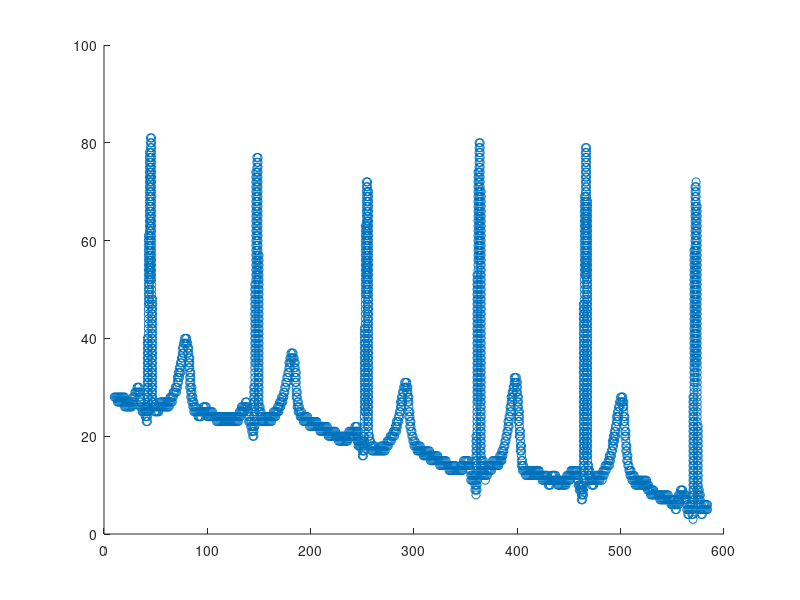
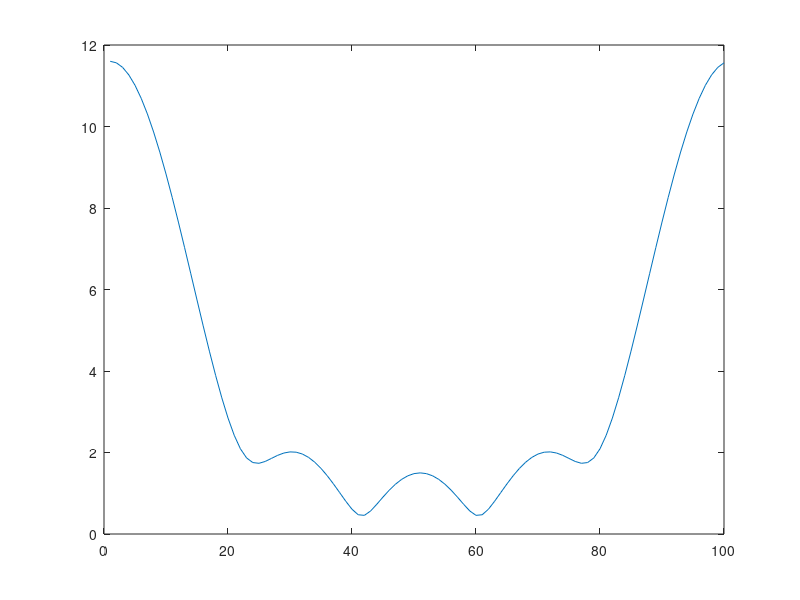
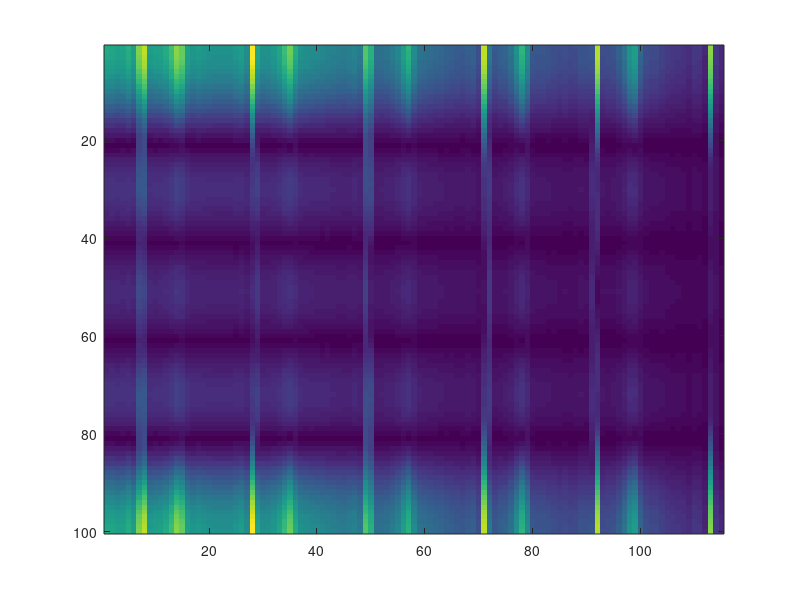
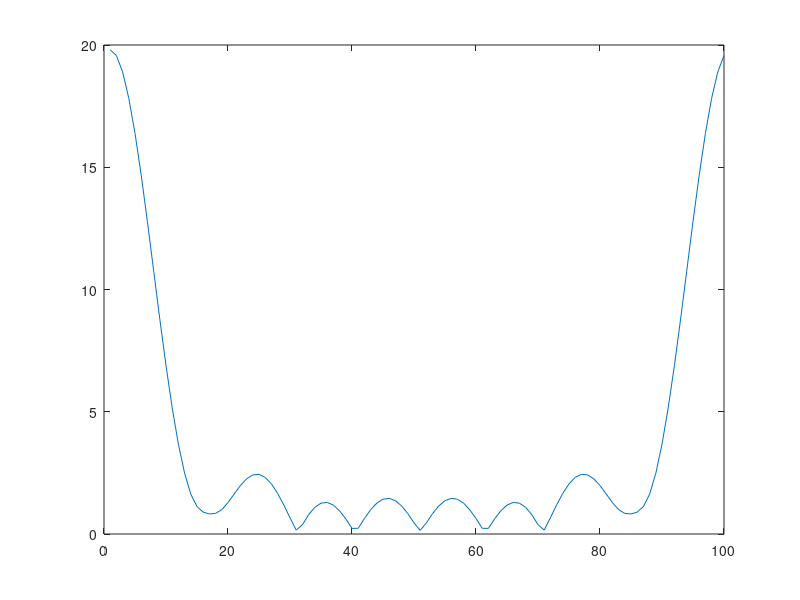

These figures' MATLAB source, in order:
clear all
a = load('ecg_cords.txt');

sortrows(a,1)
[y,i] = unique(a(:,1));
figure
scatter(a(:,1),a(:,2))
j=1;
for i=min(a(:,1)):max(a(:,1))
    b(j,1)=i;
    b(j,2) = mean(a(find(a(:,1)==i),2));
    j++;
endfor

b(:,1)= b(:,1)/100
b(:,2)= b(:,2)/20
save("ecg_1.txt","b")

clear fb

wlen =5;
for n =1:floor(size(b,1)/wlen)
  fb(:,n) = fft(b((1+(n-1)*wlen):((n)*wlen),2),100);
endfor
figure
plot(abs(fb(:,28)))
figure
imagesc(abs(fb))

clear fb
wlen =10;
for n =1:floor(size(b,1)/wlen)
  fb(:,n) = fft(b((1+(n-1)*wlen):((n)*wlen),2),100);
endfor
figure
plot(abs(fb(:,4)))
figure
imagesc(abs(fb))

figure
clear fb
wlen =15;
for n =1:floor(size(b,1)/wlen)
  fb(:,n) = fft(b((1+(n-1)*wlen):((n)*wlen),2),100);
endfor
figure
plot(abs(fb(:,3)))
figure
imagesc(abs(fb))

